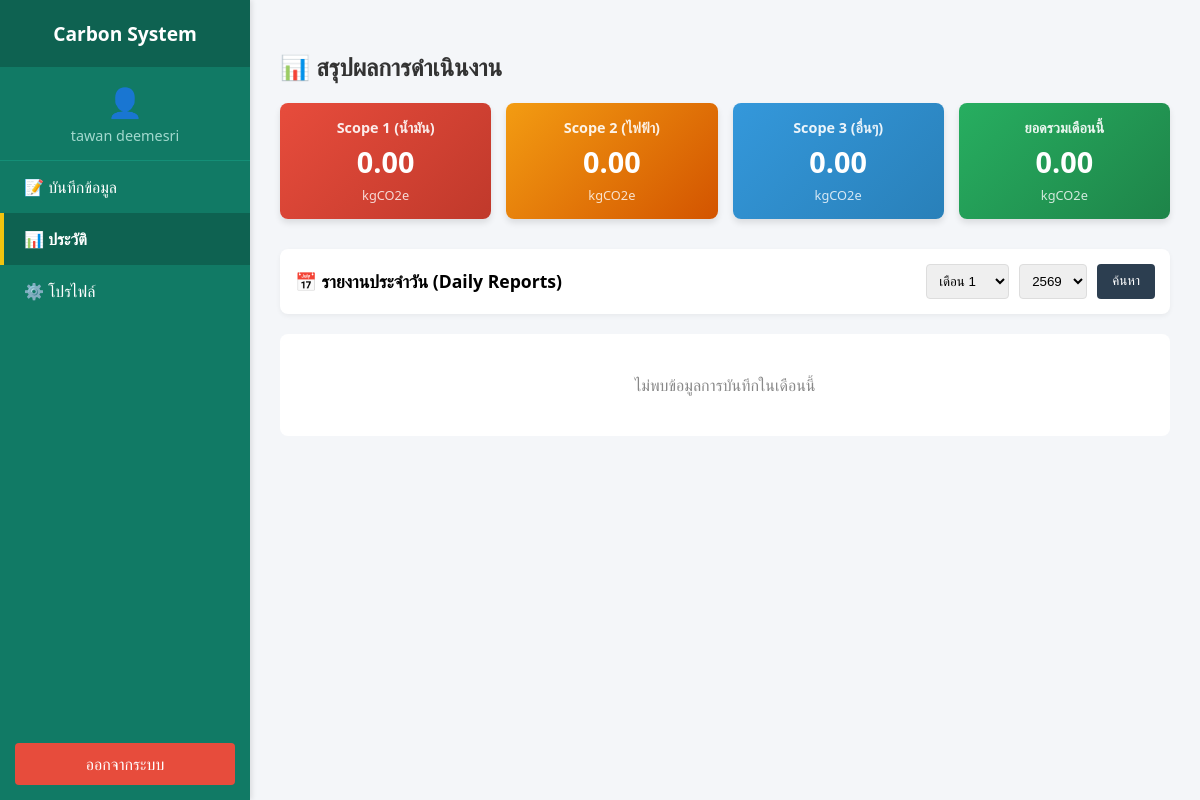
The page /fontend/history.php (signed in) on the database as committed earlier.
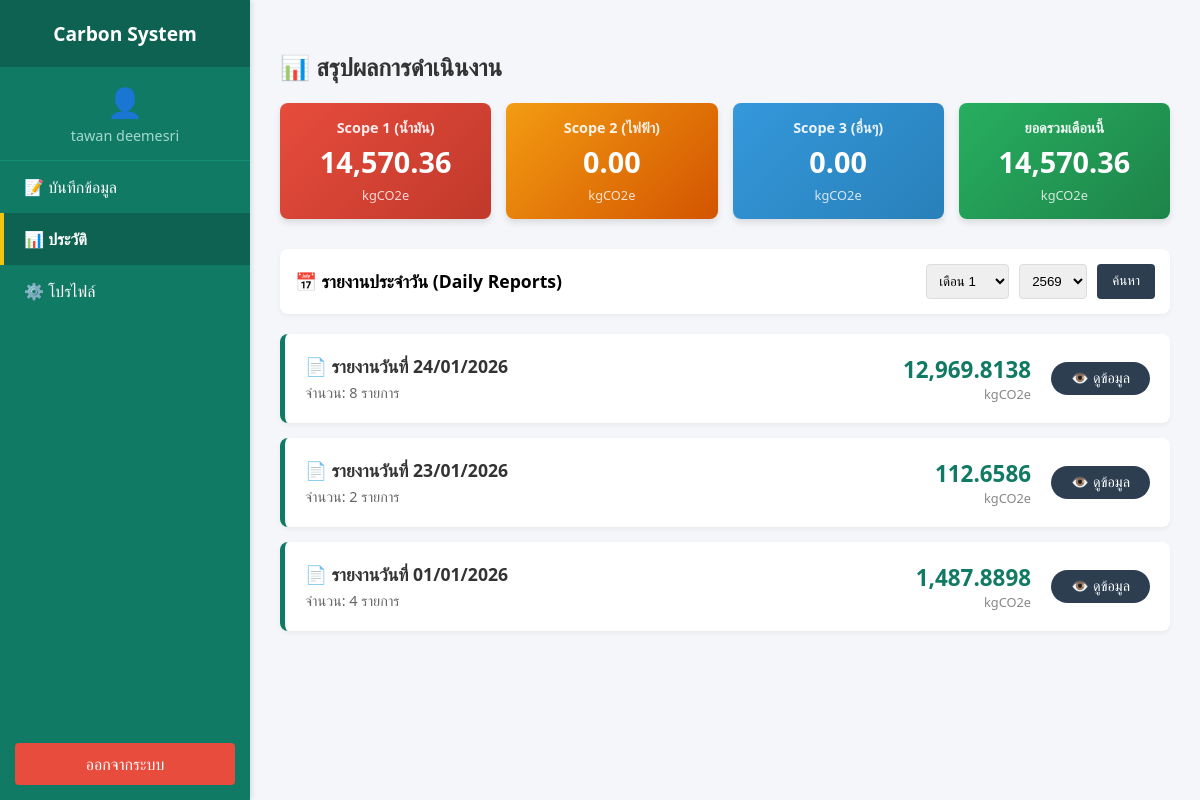
The same page on the database as committed later.
### tables this page shows
CREATE TABLE `carbon_logs` (
  `id` int(11) NOT NULL,
  `user_id` int(11) NOT NULL,
  `factor_id` int(11) NOT NULL,
  `amount` decimal(10,2) NOT NULL COMMENT 'จำนวนที่กรอก',
  `emission_result` decimal(10,4) NOT NULL COMMENT 'ผลลัพธ์การคำนวณ',
  `log_date` date NOT NULL,
  `log_type` varchar(20) DEFAULT 'daily',
  `created_at` timestamp NOT NULL DEFAULT current_timestamp()
);

### fontend/history.php (the view, shortened to what the changed rows need)
<?php
require_once '../db_config.php';
$user_id = $_SESSION['user_id'];
$filter_month = isset($_GET['m']) ? $_GET['m'] : date('m');
$filter_year = isset($_GET['y']) ? $_GET['y'] : date('Y');
$sql = "SELECT log.*, f.factor_name, f.unit, s.source_name
        FROM carbon_logs log
        JOIN emission_factors f ON log.factor_id = f.factor_id
        JOIN emission_sources s ON f.source_id = s.source_id
        WHERE log.user_id = ?
        AND MONTH(log.log_date) = ?
        AND YEAR(log.log_date) = ?
        ORDER BY log.log_date DESC, log.id DESC";
$stmt = $conn->prepare($sql);
$stmt->execute([$user_id, $filter_month, $filter_year]);
$logs = $stmt->fetchAll();
$daily_reports = [];
$sum_scope_1 = 0;
$sum_scope_2 = 0;
$sum_scope_3 = 0;
foreach ($logs as $row) {
    $date = $row['log_date'];
    $src = $row['source_name'];
    $emission = $row['emission_result'];
    $scope_tag = "";
    $scope_class = "";
    if (strpos($src, 'ไฟฟ้า') !== false) {
        $sum_scope_2 += $emission;
        $scope_tag = "Scope 2";
        $scope_class = "badge-scope2";
    } elseif (strpos($src, 'น้ำมัน') !== false || strpos($src, 'เชื้อเพลิง') !== false) {
        $sum_scope_1 += $emission;
        $scope_tag = "Scope 1";
        $scope_class = "badge-scope1";
    } else {
        $sum_scope_3 += $emission;
        $scope_tag = "Scope 3";
        $scope_class = "badge-scope3";
    }
    $row['scope_tag'] = $scope_tag;
    $row['scope_class'] = $scope_class;
    if (!isset($daily_reports[$date])) {
        $daily_reports[$date] = [
            'date' => $date,
            'total_emission' => 0,
            'item_count' => 0,
            'items' => []
        ];
    }
    $daily_reports[$date]['items'][] = $row;
    $daily_reports[$date]['total_emission'] += $emission;
    $daily_reports[$date]['item_count']++;
}
$grand_total = $sum_scope_1 + $sum_scope_2 + $sum_scope_3;
?>
<!DOCTYPE html>
<html lang="th">
<head>
</head>
<body>
    <main class="main-content">
        <div class="container">
            <h2 style="color:#333;">📊 สรุปผลการดำเนินงาน</h2>
            <div class="summary-grid">
                <div class="sum-card bg-scope1">
                    <h4>Scope 1 (น้ำมัน)</h4>
                    <div class="value"><?php echo number_format($sum_scope_1, 2); ?></div>
                    <div class="unit">kgCO2e</div>
                </div>
                <div class="sum-card bg-total">
                    <h4>ยอดรวมเดือนนี้</h4>
                    <div class="value"><?php echo number_format($grand_total, 2); ?></div>
                    <div class="unit">kgCO2e</div>
                </div>
            </div>
            <div class="report-list">
                <?php if (count($daily_reports) > 0): ?>
                    <?php foreach ($daily_reports as $date => $report): ?>
                        <div class="report-card">
                            <div>
                                <div class="report-date">
                                    📄 รายงานวันที่ <?php echo date('d/m/Y', strtotime($date)); ?>
                                </div>
                                <div class="report-meta">
                                    จำนวน: <?php echo $report['item_count']; ?> รายการ
                                </div>
                            </div>
                            <div style="display:flex; align-items:center;">
                                <div class="report-total">
                                    <div class="num"><?php echo number_format($report['total_emission'], 4); ?></div>
                                    <div class="unit">kgCO2e</div>
                                </div>
                                <button class="btn-view" onclick='openReportModal("<?php echo date("d/m/Y", strtotime($date)); ?>", <?php echo json_encode($report["items"]); ?>)'>
                                    👁️ ดูข้อมูล
                                </button>
                            </div>
                        </div>
                    <?php endforeach; ?>
                <?php else: ?>
                    <div style="text-align:center; padding:40px; color:#888; background:white; border-radius:8px;">
                        ไม่พบข้อมูลการบันทึกในเดือนนี้
                    </div>
                <?php endif; ?>
            </div>
        </div>
    </main>
</body>
</html>

Rows that differ between the two databases and show on the page:
added carbon_logs: log_date "01/01/2026"
Other text that changed with them:
$sum_scope_1: "0.00" → "14,570.36"
$grand_total: "0.00" → "14,570.36"
new list line: "📄 รายงานวันที่ 24/01/2026 จำนวน: 8 รายการ 12,969.8138 kgCO2e 👁️ ดูข้อมูล"
new list line: "📄 รายงานวันที่ 23/01/2026 จำนวน: 2 รายการ 112.6586 kgCO2e 👁️ ดูข้อมูล"
new list line: "📄 รายงานวันที่ จำนวน: 4 รายการ 1,487.8898 kgCO2e 👁️ ดูข้อมูล"
text no longer shown: "ไม่พบข้อมูลการบันทึกในเดือนนี้"
